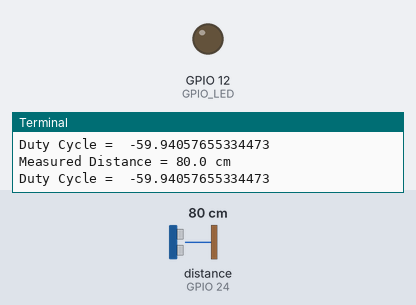
This program was run on a simulated Raspberry Pi (BCM pin numbers). Shown: output pins drawn as LEDs (lit = HIGH), the last lines printed to the terminal. The test bench sets the inputs (shaded band); at power-on: distance to the obstacle (sensor on GPIO 24) 80 cm. The echo pulse lasts 58.3 µs per cm; the clock reads 2024-03-15 10:24:30 at power-on unless the program sets it; pins used as bus, display or sensor lines are not drawn.

Above: at 1.2 s.
1.3 s: distance to the obstacle (sensor on GPIO 24) set to 2 cm
At 2.9 s:
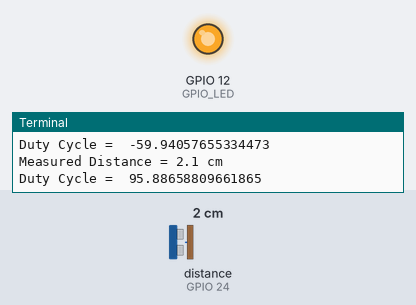
3.5 s: distance to the obstacle (sensor on GPIO 24) set to 18 cm
At 4.6 s:
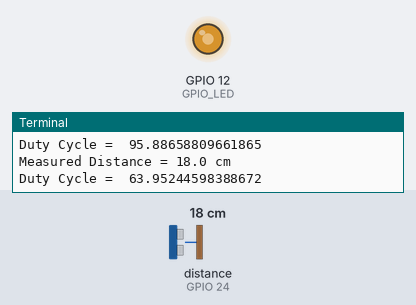
5.5 s: distance to the obstacle (sensor on GPIO 24) set to 35 cm
At 6.3 s:
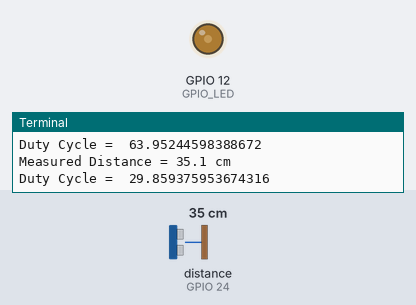
Timing chart, 0 to 8.5 s (numbered marks = the images above; inputs shaded):
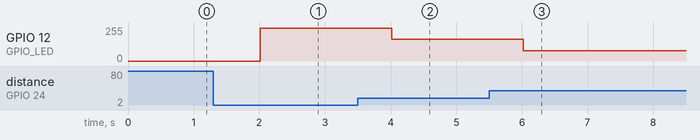

Measured:
- after the input at 1.3 s, GPIO 12 (GPIO_LED): 0/255 → 245/255 after 0.71 s
- after the input at 3.5 s, GPIO 12 (GPIO_LED): 245/255 → 163/255 after 0.52 s
- after the input at 5.5 s, GPIO 12 (GPIO_LED): 163/255 → 76/255 after 0.52 s

The program:

ultrasonic_distance.py
```python
# REFERENCES:
# Code adapted and modified from:
# Ultrasonic Sensor: https://tutorials-raspberrypi.com/raspberry-pi-ultrasonic-sensor-hc-sr04/
# PWM functionality: https://www.electronicwings.com/raspberry-pi/raspberry-pi-pwm-generation-using-python-and-c

import RPi.GPIO as GPIO
import time

GPIO.setmode(GPIO.BCM)

#set GPIO Pins
GPIO_TRIGGER = 18
GPIO_ECHO = 24
GPIO_LED = 12

#set GPIO direction (IN / OUT)
GPIO.setup(GPIO_TRIGGER, GPIO.OUT)
GPIO.setup(GPIO_ECHO, GPIO.IN)
GPIO.setup(GPIO_LED, GPIO.OUT)
LED_pwm = GPIO.PWM(GPIO_LED, 1000)
LED_pwm.start(0)

def distance():
    # set Trigger to HIGH
    GPIO.output(GPIO_TRIGGER, True)

    # set Trigger after 0.01ms to LOW
    time.sleep(0.00001)
    GPIO.output(GPIO_TRIGGER, False)

    StartTime = time.time()
    StopTime = time.time()

    # save StartTime
    while GPIO.input(GPIO_ECHO) == 0:
        StartTime = time.time()

    # save time of arrival
    while GPIO.input(GPIO_ECHO) == 1:
        StopTime = time.time()

    # time difference between start and arrival
    TimeElapsed = StopTime - StartTime
    # multiply with the sonic speed (34300 cm/s)
    # and divide by 2, because there and back
    distance = (TimeElapsed * 34300) / 2

    return distance

if __name__ == '__main__':
    try:
        while True:
            dist = distance()
            led_brightness = 50 - dist # The led will start to brighten once an object is within 50cm
            led_duty_cycle = led_brightness / 50 * 100 # get the distance of object as a percentage
            if(led_duty_cycle >= 0 and led_duty_cycle <= 100): # the sensor can read much further, we want to filter out anything further
                LED_pwm.ChangeDutyCycle(led_duty_cycle)
            else: # anything further than 50cm will give percentage outside of 0 - 100%, ignore it and switch LED off
                LED_pwm.ChangeDutyCycle(0)
            print ("Measured Distance = %.1f cm" % dist)
            print ("Duty Cycle = ", led_duty_cycle)
            time.sleep(1)

        # Reset by pressing CTRL + C
    except KeyboardInterrupt:
        print("Measurement stopped by User")
        GPIO.cleanup()
```
